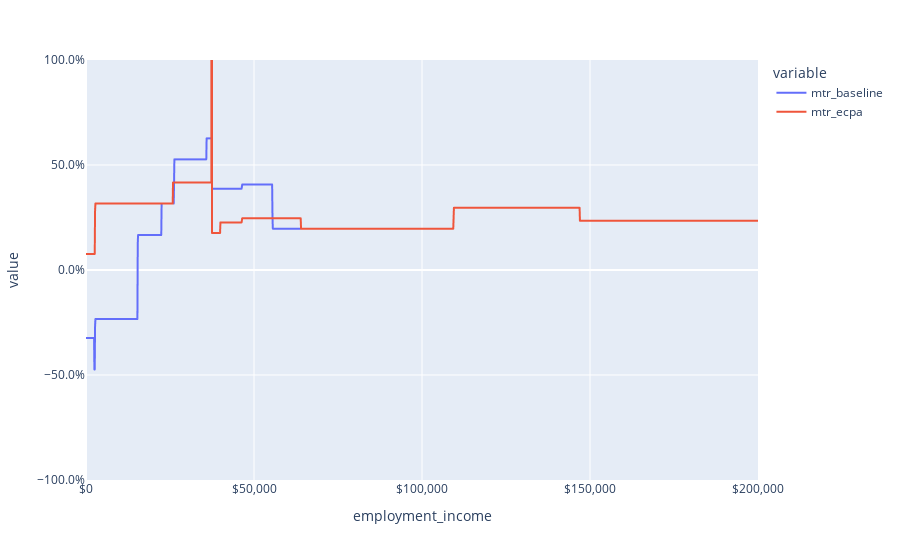

Write notebook code for a chart like this one.
### Code cell
fig = px.line(
    df,
    x="employment_income",
    y=["mtr_baseline", "mtr_ecpa"]
)
fig.update_layout(
    xaxis_tickformat="$,",
    yaxis_tickformat=".1%",
    yaxis_range=[-1, 1],
)
fig.show()

### Figure 1 — Plotly figure (JSON) as saved in the notebook; plotly's stock layout.template omitted (floating-point values rounded to 4 significant figures; data arrays with more than 128 entries replaced by an {"elided": "..."} marker saying what was removed)
{"data": [{"hovertemplate": "variable=mtr_baseline<br>employment_income=%{x}<br>value=%{y}<extra></extra>", "legendgroup": "mtr_baseline", "line": {"color": "#636efa", "dash": "solid"}, "marker": {"symbol": "circle"}, "mode": "lines", "name": "mtr_baseline", "showlegend": true, "type": "scattergl", "x": {"elided": "2001 int values"}, "xaxis": "x", "y": {"elided": "2001 float values"}, "yaxis": "y"}, {"hovertemplate": "variable=mtr_ecpa<br>employment_income=%{x}<br>value=%{y}<extra></extra>", "legendgroup": "mtr_ecpa", "line": {"color": "#EF553B", "dash": "solid"}, "marker": {"symbol": "circle"}, "mode": "lines", "name": "mtr_ecpa", "showlegend": true, "type": "scattergl", "x": {"elided": "2001 int values"}, "xaxis": "x", "y": {"elided": "2001 float values"}, "yaxis": "y"}], "layout": {"legend": {"title": {"text": "variable"}, "tracegroupgap": 0}, "margin": {"t": 60}, "xaxis": {"anchor": "y", "domain": [0, 1], "tickformat": "$,", "title": {"text": "employment_income"}}, "yaxis": {"anchor": "x", "domain": [0, 1], "range": [-1, 1], "tickformat": ".1%", "title": {"text": "value"}}}}
